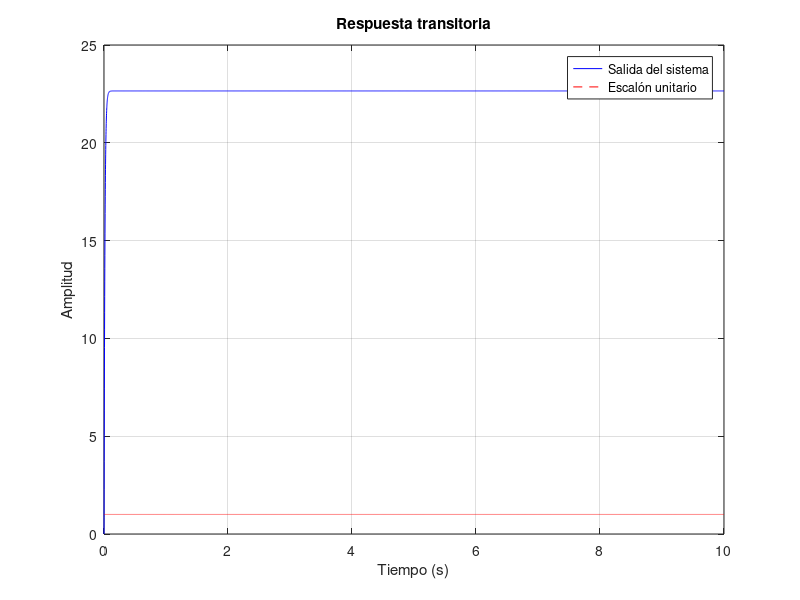

Source code (MATLAB):
clc, clear;
Kt = 0.0436;
Kb = 0.0436;
Ra = 17;
L = 9.35e-3;
J = 1.6e-6;
b = 1.4e-6;

numerador = [Kt];
denominador = [J*L (J*Ra + L*b) (b*Ra + Kb*Kt)];

H = tf(numerador, denominador)

t = linspace(0,10,10000);    
u = ones(size(t));

y1 = lsim(H,u,t);
figure;
plot(t,y1,'b',t,u,'r--')
xlabel('Tiempo (s)')
ylabel('Amplitud')
title('Respuesta transitoria')
legend('Salida del sistema','Escalón unitario')
grid on